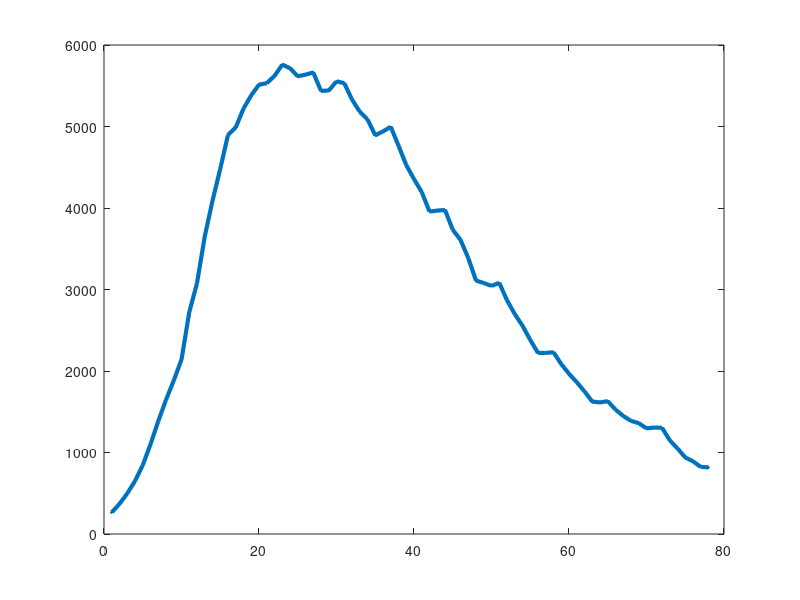

Reproduce this figure in MATLAB. (Note: this script raises an error after producing the figure.)
%=====================================================================
% PartCtest.m
%-training error = error between real data y and ŷ(t) = f(y(t-1)...y(t-p))
%-validation error = error between real data y and ŷ(t) = f(ŷ(t-1)...ŷ(t-p))
%=======================================================================


clear all
close all
load('y.mat', 'y');
% Confinement
yc = y(1:78);%55 = 0.7 * 78 ///// 23 = 0.3*78
yc_train = yc(1:55);
yc_val = yc(56:end);
%Social distancing
ysd = y(79:139);% 43 = 0.7*62 ////// 19 = 0.3*62
ysd_train = ysd(1:43);
ysd_val = ysd(44:end);
%% 
%---------------------------------
% Confinement Mode
%--------------------------------
pval = 27;
errorc_train = zeros(length(pval),1);
errorc_val = zeros(length(pval),1);
figure
plot(yc, '.-', 'LineWidth',3); hold on;
for p = 1:length(pval)
[errorc_val(p), errorc_train(p)] = error(yc,yc_train, yc_val, pval(p));
end
title('Confinement Mode Fitting and Prediction');
figure
plot(pval, errorc_train, 'o');
title('Confinement Mode - Training error in function of p');
figure
plot(pval, errorc_val, 'o');
title('Confinement Mode - Validation error in function of p');

%% 
%---------------------------------
% Social distancing Mode
%--------------------------------
pval = 21;
errorsd_train = zeros(length(pval),1);
errorsd_val = zeros(length(pval),1);
figure
plot(ysd, '.-', 'LineWidth',3); hold on;
for p = 1:length(pval)
[errorsd_val(p), errorsd_train(p)] = error(ysd,ysd_train, ysd_val, pval(p));
end
title('Social Distancing Mode - AR models of nb of hospitalizations - Training set');

figure
plot(pval, errorsd_train, 'o');
title('Social Distancing Mode - Training error in function of p');

figure
plot(pval, errorsd_val, 'o');
title('Social Distancing Mode - Validation error in function of p');

%%
%-----------------------------------------
% Useful functions
%------------------------------------------
function [error_val, error_train] = error(y,y_train, y_val, p)
N = length(y_train)-1;

% Solve least squares prob
alpha = solveLeastSquares(y_train, p,N);

y_train_p = pred(y_train, alpha, p);
%Training Error
error_train = norm(y_train(p+1:end)-y_train_p);

%Validation Error
ytemp = y(N+2-p:end);
y_val_p = pred(ytemp, alpha, p);
error_val = norm(y_val-y_val_p);

%plot([y_train(1:p);y_train_p], 'DisplayName',strcat('p=', num2str(p))); hold on;
plot([y_train;y_val_p], 'DisplayName',strcat('p=', num2str(p))); hold on;

end

function alpha = solveLeastSquares(y,p,N)
A = zeros(N-p+1,p+1);
A(:,1) = 1;
for j = 1:p
    A(:,p+2-j) = y(j:j+(N-p));
end
b=y(p+1:end);

if (N-p)>= p+1
    %QR decomp
    [Q,R] = qr(A);
    Qprim = Q(:,1:p+1);
    Rprim = R(1:p+1,:);
    %TODO : backward substitution
    alpha = Rprim\(Qprim'*b);
else
    alpha = A\b;
end

%model
%y_p = A*alpha;
%y_p = pred([zeros(p,1);y], alpha, p);
end

function y_p = pred(ytemp, alpha, p)
ytemp2 = ytemp;
for t = p+1 : length(ytemp)
   ytemp(t) = alpha(1);
   for i = 2:p+1
      ytemp(t) = ytemp(t)+alpha(i)*ytemp(t-i+1);
   end
end
y_p = ytemp(p+1:end);
end

